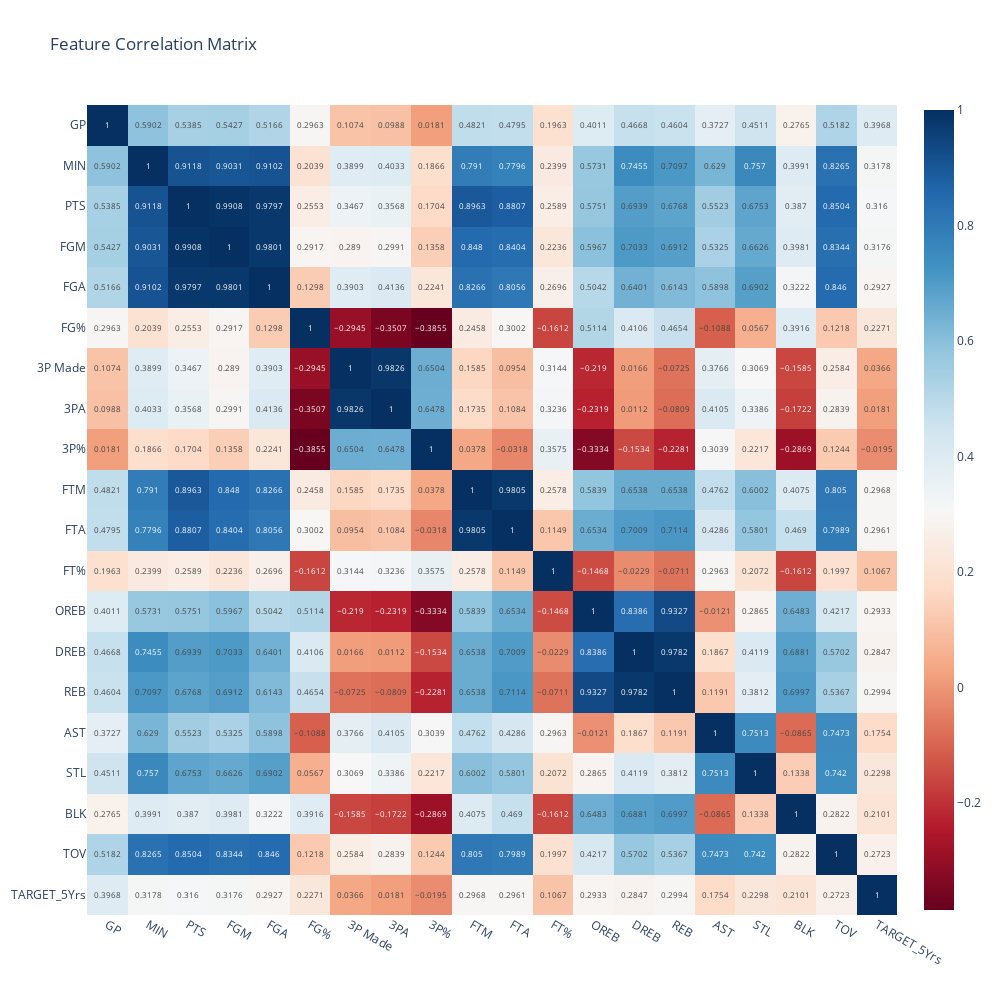

The cell this chart's notebook holds for it:
### Markdown cell above
Some outliers but values coherent when comparing with common NBA rookies' vals

### Code cell
# Feature correlation

corr_matrix = round(df.corr(numeric_only=True),4)
corr_matrix

import plotly.express as px

fig_corr = px.imshow(
    corr_matrix,
    text_auto=True,
    color_continuous_scale='RdBu',
    title="Feature Correlation Matrix"
)
fig_corr.update_layout(width=1000, height=1000)
fig_corr.show()

### Figure 1 — Plotly figure (JSON) as saved in the notebook; plotly's stock layout.template omitted (floating-point values rounded to 4 significant figures; data arrays with more than 128 entries replaced by an {"elided": "..."} marker saying what was removed)
{"data": [{"coloraxis": "coloraxis", "hovertemplate": "x: %{x}<br>y: %{y}<br>color: %{z}<extra></extra>", "name": "0", "texttemplate": "%{z}", "type": "heatmap", "x": ["GP", "MIN", "PTS", "FGM", "FGA", "FG%", "3P Made", "3PA", "3P%", "FTM", "FTA", "FT%", "OREB", "DREB", "REB", "AST", "STL", "BLK", "TOV", "TARGET_5Yrs"], "xaxis": "x", "y": ["GP", "MIN", "PTS", "FGM", "FGA", "FG%", "3P Made", "3PA", "3P%", "FTM", "FTA", "FT%", "OREB", "DREB", "REB", "AST", "STL", "BLK", "TOV", "TARGET_5Yrs"], "yaxis": "y", "z": {"elided": "20x20 float values"}}], "layout": {"coloraxis": {"colorscale": [[0, "rgb(103,0,31)"], [0.1, "rgb(178,24,43)"], [0.2, "rgb(214,96,77)"], [0.3, "rgb(244,165,130)"], [0.4, "rgb(253,219,199)"], [0.5, "rgb(247,247,247)"], [0.6, "rgb(209,229,240)"], [0.7, "rgb(146,197,222)"], [0.8, "rgb(67,147,195)"], [0.9, "rgb(33,102,172)"], [1, "rgb(5,48,97)"]]}, "height": 1000, "title": {"text": "Feature Correlation Matrix"}, "width": 1000, "xaxis": {"anchor": "y", "constrain": "domain", "domain": [0, 1], "scaleanchor": "y"}, "yaxis": {"anchor": "x", "autorange": "reversed", "constrain": "domain", "domain": [0, 1]}}}
